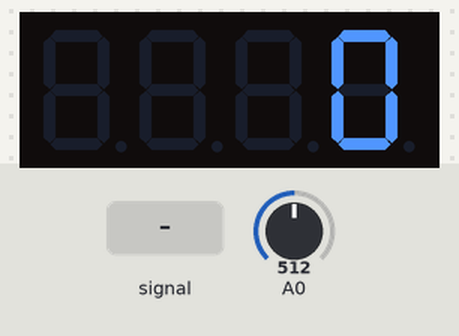
Recording of a sketch running on a simulated Arduino Nano, built with avr-gcc and run on an emulated ATmega328P. Shown: 4-digit seven-segment display. The inputs (shaded band) are chosen by the test bench; at power-on: A0 = 512.

Above: at 1.2 s.
1.3 s: A0 fed a 200 Hz sine of ±81 counts around its level
At 1.9 s:
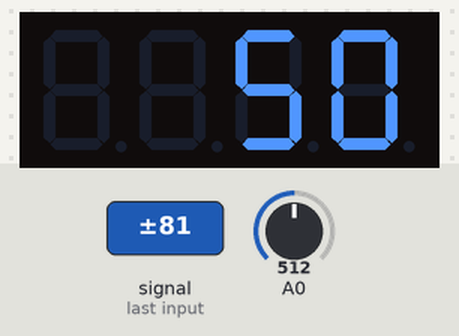
3.5 s: A0 set to 490
At 4.0 s:
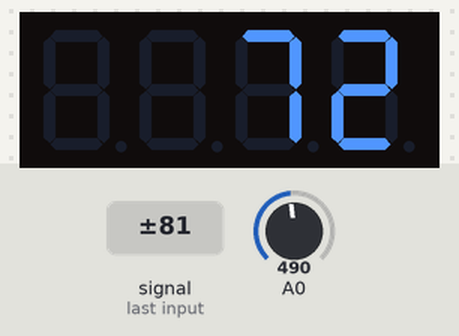
5.6 s: A0 fed a 1000 Hz sine of ±255 counts around its level
At 6.1 s:
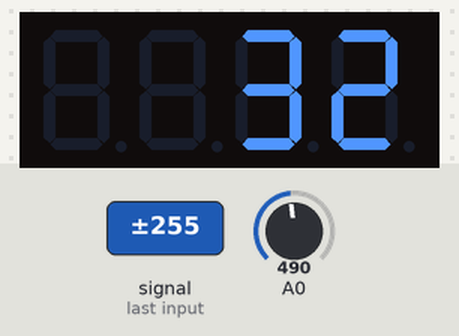
7.7 s: A0 set to 510
At 8.2 s:
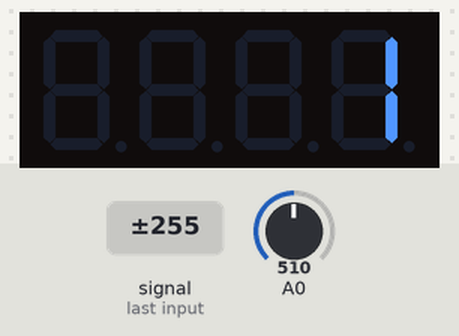
Timing chart, 0 to 10.7 s (numbered marks = the images above; inputs shaded):
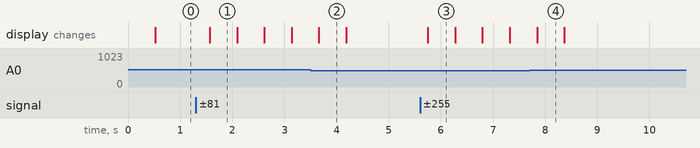

Measured:
- after the input at 1.3 s, the display: changes after 0.27 s (image 1)
- after the input at 3.5 s, the display: changes after 0.16 s (image 2)
- after the input at 5.6 s, the display: changes after 0.15 s (image 3)
- what the display in image 1 shows lasts 0.5 s, from 1.6 s to 2.1 s

The sketch:

Tach.ino
```cpp
#include <Arduino.h>
#include <TM1637Display.h>

//
// Trivial Little Arduino Nano program to act as a optical tachometer and output the frequency in HZ of
// the optical sensor.  We use an IR diode and an IR transistor of the same wavelength. A TM1637 4 digit
// Display is used to display the results.
//
// Wiring is simple. The Display is powered normal +5v/GND and has two signal lines on digital pins 3 and 4.
// Then we use pin 2 as an interrupt pin and A0 as an analog input pin. Both are connected to the emitter of
// an IR transistor which drains through a resistor to ground and of course its collector is to 5V. As a
// result when the transistor sees IR at the proper frequency it conducts from +5V through the resistor to
// ground. The voltage between the resistor and ground is used to drive the interrupt pin 2 and also the
// Analog A0. This allows us to experiment with both interrupt and polling approaches. The IR LED is just driven
// normally through +5 and through a resistor to ground. The LED emits at the proper IR frequency for the
// transistor and so when its interrupted the voltage at the interrupt pin and A0 is low and when it sees
// light the voltage goes high. Now the trick is the voltage is not always correct to trigger the interrupts
// so we can run this little bit of code with both interrupts and polling to compare the results.
//
// We'll see how this works and then add more hardware as necessary to get the sensitivity up. Also will
// Experiment with an OPAMP and visible light only which is how most of the commercial ones work.
//

//
// This is the constructor for the display object 'display' we use NANO pins 3 and 4 to drive it in addition
// of course to power and ground.
//
TM1637Display display(3,4);

//
// We can do interrupt driven counting, or we can do analog port reads looking for spikes and counting them.
//
int interrupt_mode_g = 0;

//
// We use an interrupt routine to track the number of flashes of reflected light the IR transistor detects.
// The interrupt routing of course just increments the interrupt_count variable by one.
//
unsigned long interrupt_count;

void interrupt()
{    interrupt_count += 1;
}

//
// To get started all we need to do is attach out interrupt handler to the rising edge on PIN 2
// adjust the display brighness and make sure interrupts are disabled before we start sampling.
//
void setup()
{    if (interrupt_mode_g) {
         attachInterrupt(digitalPinToInterrupt(2), interrupt, RISING);
         noInterrupts();
     }
     display.setBrightness(0xf);
}

//
// Sample the sensors for ms ms. We return the actual time we used to sample.
// During the sample interval we either count interrupts, or using the analog
// port we attempt to count transitions.
//
long int sample(unsigned long ms)
{    unsigned long t_end, t_now, t_start, t_dur, us_per_sample;
     if (interrupt_mode_g) {
         t_start = micros();
         interrupt_count = 0;
         interrupts();
         delay(ms);
         noInterrupts();
         t_end = micros();
     } else {
         const long MAX_SAMPLE = 500;
         static unsigned short sample[MAX_SAMPLE];
         for (int i=0; i < MAX_SAMPLE; sample[i++] = 0);
         t_dur = ms * 1000;
         t_start = micros();
         t_end = t_start + t_dur;
         t_now = t_start;
         us_per_sample = t_dur / MAX_SAMPLE;
         while(1) {
             unsigned int sx = ((t_now - t_start)/us_per_sample) % MAX_SAMPLE;
             sample[sx] = analogRead(A0);
             t_now = micros();
             if ((t_start < t_end)  &&(t_now >= t_end))   break;
             if ((t_end   < t_start)&&(t_now >= t_start)) break;
         }
         unsigned short max_sample = 0, min_sample = 1024;
         for(int i = 0; i < MAX_SAMPLE; i++) {
             unsigned short si = sample[i];
             if (si > max_sample) max_sample = si;
             if (si < min_sample) min_sample = si;
         }
         interrupt_count = 0;
         unsigned short delta = max_sample-min_sample;
         if ((delta > 50)&&(delta < 1000)) {
             unsigned short thresh = min_sample + delta/2;
             unsigned short state = 0;
             for(int i = 0; i < MAX_SAMPLE; i++) {
                 unsigned short si = sample[i];
                 if ((si > thresh) && (state == 0)) {
                      state = 1;
                      interrupt_count += 1;
                 }
                 if (si < thresh)
                      state = 0;
             }
         }
     }
     if (t_start > t_end)
         return(t_start - t_end);
     return(t_end - t_start);
}

//
// The loop just performs 1/2 second of sampling after which is prints the frequency of the flashes that were
// seen. This of course is just 2 x the number of interrupts that were counted. The sampling can happen during
// a delay via interrupts, or the sampling can be done via looping and reading the analog port.
//
void loop()
{    unsigned long t_dur = sample(500);
     unsigned long t_fact = 1000000 /(t_dur+1);
     display.showNumberDec(interrupt_count * t_fact);
}
```
